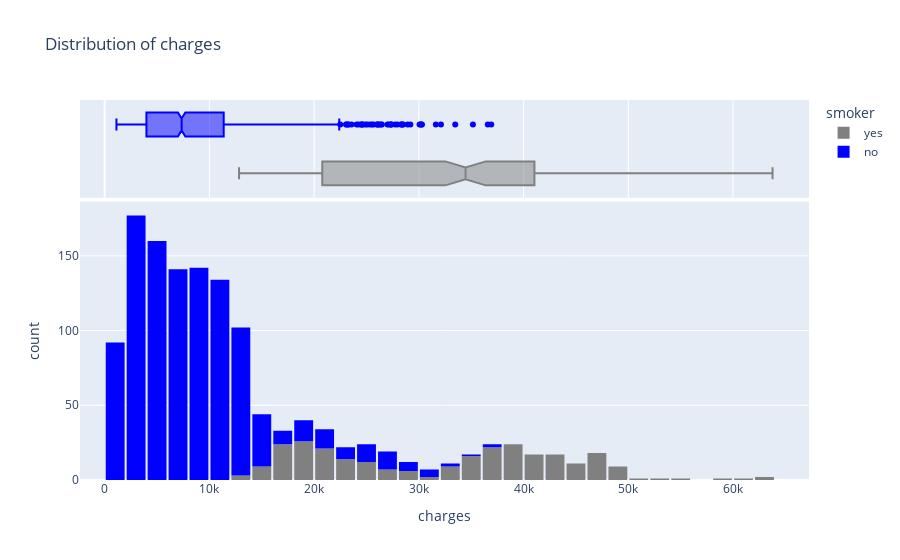

Notebook cell for this chart:
### Markdown cell above
The above distributions are population-specific and need to be analysed further to make sure they match the general population metrics to esure that the subsequent model is not biased and that our data is represenatitive of the general population.

### Code cell
fig = px.histogram(
    medical_df,
    x='charges',
    marginal='box',
    color_discrete_sequence =['grey','blue'],
    title='Distribution of charges',
    color='smoker',
)
fig.update_layout(bargap = 0.1)
fig.show()

### Figure 1 — Plotly figure (JSON) as saved in the notebook; plotly's stock layout.template omitted (floating-point values rounded to 4 significant figures; data arrays with more than 128 entries replaced by an {"elided": "..."} marker saying what was removed)
{"data": [{"alignmentgroup": "True", "bingroup": "x", "hovertemplate": "smoker=yes<br>charges=%{x}<br>count=%{y}<extra></extra>", "legendgroup": "yes", "marker": {"color": "grey", "pattern": {"shape": ""}}, "name": "yes", "offsetgroup": "yes", "orientation": "v", "showlegend": true, "type": "histogram", "x": {"elided": "274 float values"}, "xaxis": "x", "yaxis": "y"}, {"alignmentgroup": "True", "hovertemplate": "smoker=yes<br>charges=%{x}<extra></extra>", "legendgroup": "yes", "marker": {"color": "grey"}, "name": "yes", "notched": true, "offsetgroup": "yes", "showlegend": false, "type": "box", "x": {"elided": "274 float values"}, "xaxis": "x2", "yaxis": "y2"}, {"alignmentgroup": "True", "bingroup": "x", "hovertemplate": "smoker=no<br>charges=%{x}<br>count=%{y}<extra></extra>", "legendgroup": "no", "marker": {"color": "blue", "pattern": {"shape": ""}}, "name": "no", "offsetgroup": "no", "orientation": "v", "showlegend": true, "type": "histogram", "x": {"elided": "1064 float values"}, "xaxis": "x", "yaxis": "y"}, {"alignmentgroup": "True", "hovertemplate": "smoker=no<br>charges=%{x}<extra></extra>", "legendgroup": "no", "marker": {"color": "blue"}, "name": "no", "notched": true, "offsetgroup": "no", "showlegend": false, "type": "box", "x": {"elided": "1064 float values"}, "xaxis": "x2", "yaxis": "y2"}], "layout": {"bargap": 0.1, "barmode": "relative", "legend": {"title": {"text": "smoker"}, "tracegroupgap": 0}, "title": {"text": "Distribution of charges"}, "xaxis": {"anchor": "y", "domain": [0, 1], "title": {"text": "charges"}}, "xaxis2": {"anchor": "y2", "domain": [0, 1], "matches": "x", "showgrid": true, "showticklabels": false}, "yaxis": {"anchor": "x", "domain": [0, 0.7326], "title": {"text": "count"}}, "yaxis2": {"anchor": "x2", "domain": [0.7426, 1], "matches": "y2", "showgrid": false, "showline": false, "showticklabels": false, "ticks": ""}}}
